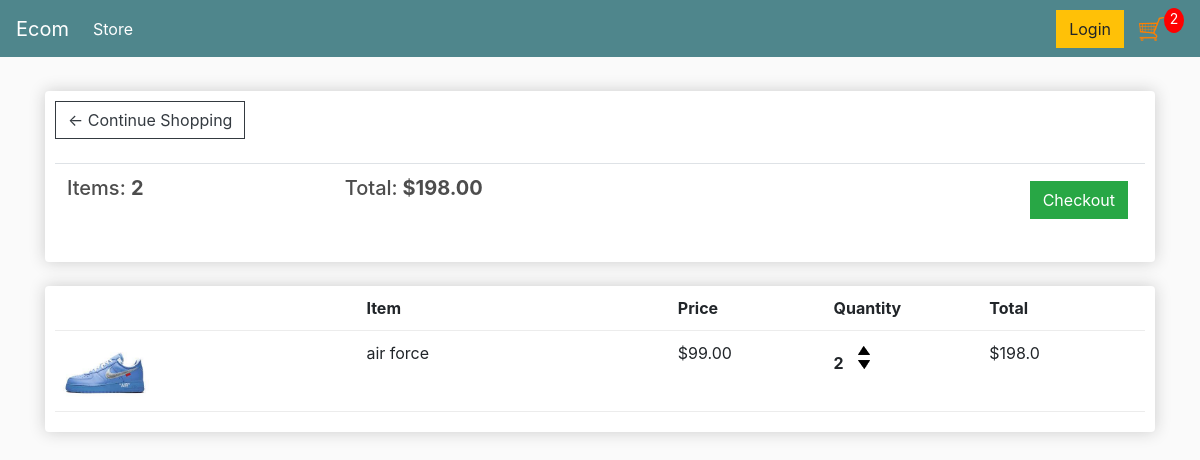
The app's page /cart/ (signed in) with its own data.
### store/models.py (models this page shows, shortened)
class Order(models.Model):
    customer= models.ForeignKey(Customer, on_delete=models.SET_NULL, blank=True, null=True)
    date_ordered = models.DateTimeField(auto_now_add=True)
    complete = models.BooleanField(default=False, null=True, blank=False)
    transaction_id = models.CharField(max_length=200, null=True)
    @property
    def get_cart_total(self):
        orderitems = self.orderitem_set.all()
        total = sum([item.get_total for item in orderitems])
        return total
    @property
    def get_cart_items(self):
        orderitems = self.orderitem_set.all()
        total = sum([item.quantity for item in orderitems])
        return total

class OrderItem(models.Model):
     product= models.ForeignKey(Product, on_delete=models.SET_NULL, blank=True, null=True)
     order= models.ForeignKey(Order, on_delete=models.SET_NULL, blank=True, null=True)
     quantity = models.IntegerField(default=0 , null=True, blank=True)
     date_added=models.DateTimeField(auto_now_add=True)
     @property
     def get_total(self):
        total = self.product.price * self.quantity
        return total

class Product(models.Model):
    name = models.CharField(max_length=200, null=True)
    price= models.FloatField()
    digital= models.BooleanField(default=False, null=True, blank=False)
    image = models.ImageField(null=True, blank=True)
    @property
    def imageURL(self):
        try:
            url= self.image.url
        except:
            url = ''
        return url

### store/views.py (the view)
# urls.py: path('cart/', views.cart, name = 'cart'),
def cart(request):
    if request.user.is_authenticated:
        customer = request.user.customer
        order, created = Order.objects.get_or_create(customer = customer, complete=False)
        items = order.orderitem_set.all()
        cartItems = order.get_cart_items
    else:
        items = []
        order = {'get_cart_total':0, 'get_cart_items':0, 'shipping':False}
        cartItems = order['get_cart_items']
    context = {'items':items, 'order':order,'cartItems': cartItems}
    return render(request, 'store/cart.html', context)

### store/templates/store/cart.html
{% extends 'store/main.html' %}
{% load static %}
{% block content %}
    <div class="row">
        <div class="col-lg-12">
            <div class="box-element">
                <a  class="btn btn-outline-dark" href="{% url 'store' %}">&#x2190; Continue Shopping</a>
                <br>
                <br>
                <table class="table">
                    <tr>
                        <th><h5>Items: <strong>{{order.get_cart_items}}</strong></h5></th>
                        <th><h5>Total:<strong> ${{order.get_cart_total|floatformat:2}}</strong></h5></th>
                        <th>
                            <a  style="float:right; margin:5px;" class="btn btn-success" href="{% url 'checkout' %}">Checkout</a>
                        </th>
                    </tr>
                </table>
            </div>
            <br>
            <div class="box-element">
                <div class="cart-row">
                    <div style="flex:2"></div>
                    <div style="flex:2"><strong>Item</strong></div>
                    <div style="flex:1"><strong>Price</strong></div>
                    <div style="flex:1"><strong>Quantity</strong></div>
                    <div style="flex:1"><strong>Total</strong></div>
                </div>
                {%for item in items %}
                    <div class="cart-row">
                        <div style="flex:2"><img class="row-image" src="{{item.product.imageURL}}"></div>
                        <div style="flex:2"><p>{{item.product.name}}</p></div>
                        <div style="flex:1"><p>${{item.product.price|floatformat:2}}</p></div>
                        <div style="flex:1">
                            <p class="quantity">{{item.quantity}}</p>
                            <div class="quantity">
                                <img data-product= "{{item.product.id}}" data-action="add" class="chg-quantity update-cart" src="{% static  'images/arrow-up.png' %}">
                                <img data-product= "{{item.product.id}}" data-action="remove" class="chg-quantity update-cart" src="{% static  'images/arrow-down.png' %}">
                            </div>
                        </div>
                        <div style="flex:1"><p>${{item.get_total}}</p></div>
                    </div>
                {%endfor%}
        </div>
    </div>
{% endblock content %}

### static/css/main.css (style rules this page uses)
body { background-color: hsl(0, 0%, 98%); }
h1,h2,h3,h4,h5,h6 { color:hsl(0, 0%, 30%); }
.box-element { box-shadow:hsl(0, 0%, 80%) 0 0 16px; background-color: #fff; border-radius: 4px; padding: 10px; }
.col-lg-4, .col-lg-6, .col-lg-8, .col-lg-12 { margin-top: 10px; }
.btn { border-radius: 0; }
.row-image { width: 100px; }
.cart-row { display: flex; align-items: flex-stretch; padding-bottom: 10px; margin-bottom: 10px; border-bottom: 1px solid #ececec; }
.quantity { display: inline-block; font-weight: 700; padding-right:10px; }
.chg-quantity { width: 12px; cursor: pointer; display: block; margin-top: 5px; transition:.1s; }

### records on screen
Order: get_cart_items "2", get_cart_total "198.00"
OrderItem: product.imageURL (picture), product.name "air force", product.price "99.00", quantity "2", get_total "198.0"

### other values on screen
{{ cartItems }} "2"
